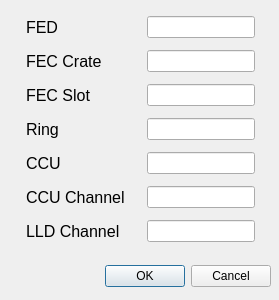
<?xml version="1.0" encoding="UTF-8"?>
<ui version="4.0">
 <class>AddSkipChannel</class>
 <widget class="QDialog" name="AddSkipChannel">
  <property name="geometry">
   <rect>
    <x>0</x>
    <y>0</y>
    <width>279</width>
    <height>300</height>
   </rect>
  </property>
  <property name="windowTitle">
   <string>Add Skip Channel</string>
  </property>
  <widget class="QDialogButtonBox" name="buttonBox">
   <property name="geometry">
    <rect>
     <x>-10</x>
     <y>260</y>
     <width>281</width>
     <height>32</height>
    </rect>
   </property>
   <property name="orientation">
    <enum>Qt::Horizontal</enum>
   </property>
   <property name="standardButtons">
    <set>QDialogButtonBox::Cancel|QDialogButtonBox::Ok</set>
   </property>
  </widget>
  <widget class="QWidget" name="gridLayoutWidget">
   <property name="geometry">
    <rect>
     <x>10</x>
     <y>10</y>
     <width>261</width>
     <height>241</height>
    </rect>
   </property>
   <layout class="QGridLayout" name="gridLayout">
    <item row="1" column="0">
     <widget class="QLabel" name="lblFed">
      <property name="sizePolicy">
       <sizepolicy hsizetype="Maximum" vsizetype="Preferred">
        <horstretch>0</horstretch>
        <verstretch>0</verstretch>
       </sizepolicy>
      </property>
      <property name="font">
       <font>
        <pointsize>12</pointsize>
       </font>
      </property>
      <property name="text">
       <string>FED</string>
      </property>
     </widget>
    </item>
    <item row="4" column="0">
     <widget class="QLabel" name="lblFec">
      <property name="sizePolicy">
       <sizepolicy hsizetype="Maximum" vsizetype="Preferred">
        <horstretch>0</horstretch>
        <verstretch>0</verstretch>
       </sizepolicy>
      </property>
      <property name="font">
       <font>
        <pointsize>12</pointsize>
       </font>
      </property>
      <property name="text">
       <string>FEC Slot</string>
      </property>
     </widget>
    </item>
    <item row="5" column="0">
     <widget class="QLabel" name="lblRing">
      <property name="sizePolicy">
       <sizepolicy hsizetype="Maximum" vsizetype="Preferred">
        <horstretch>0</horstretch>
        <verstretch>0</verstretch>
       </sizepolicy>
      </property>
      <property name="font">
       <font>
        <pointsize>12</pointsize>
       </font>
      </property>
      <property name="text">
       <string>Ring</string>
      </property>
     </widget>
    </item>
    <item row="6" column="0">
     <widget class="QLabel" name="lblCcu">
      <property name="sizePolicy">
       <sizepolicy hsizetype="Maximum" vsizetype="Preferred">
        <horstretch>0</horstretch>
        <verstretch>0</verstretch>
       </sizepolicy>
      </property>
      <property name="font">
       <font>
        <pointsize>12</pointsize>
       </font>
      </property>
      <property name="text">
       <string>CCU</string>
      </property>
     </widget>
    </item>
    <item row="7" column="0">
     <widget class="QLabel" name="lblCcuChan">
      <property name="sizePolicy">
       <sizepolicy hsizetype="Maximum" vsizetype="Preferred">
        <horstretch>0</horstretch>
        <verstretch>0</verstretch>
       </sizepolicy>
      </property>
      <property name="font">
       <font>
        <pointsize>12</pointsize>
       </font>
      </property>
      <property name="text">
       <string>CCU Channel</string>
      </property>
     </widget>
    </item>
    <item row="1" column="1">
     <widget class="QLineEdit" name="lineFed">
      <property name="sizePolicy">
       <sizepolicy hsizetype="Fixed" vsizetype="Fixed">
        <horstretch>0</horstretch>
        <verstretch>0</verstretch>
       </sizepolicy>
      </property>
     </widget>
    </item>
    <item row="4" column="1">
     <widget class="QLineEdit" name="lineFec">
      <property name="sizePolicy">
       <sizepolicy hsizetype="Fixed" vsizetype="Fixed">
        <horstretch>0</horstretch>
        <verstretch>0</verstretch>
       </sizepolicy>
      </property>
     </widget>
    </item>
    <item row="6" column="1">
     <widget class="QLineEdit" name="lineCcu">
      <property name="sizePolicy">
       <sizepolicy hsizetype="Fixed" vsizetype="Fixed">
        <horstretch>0</horstretch>
        <verstretch>0</verstretch>
       </sizepolicy>
      </property>
     </widget>
    </item>
    <item row="7" column="1">
     <widget class="QLineEdit" name="lineCcuChan">
      <property name="sizePolicy">
       <sizepolicy hsizetype="Fixed" vsizetype="Fixed">
        <horstretch>0</horstretch>
        <verstretch>0</verstretch>
       </sizepolicy>
      </property>
     </widget>
    </item>
    <item row="5" column="1">
     <widget class="QLineEdit" name="lineRing">
      <property name="sizePolicy">
       <sizepolicy hsizetype="Fixed" vsizetype="Fixed">
        <horstretch>0</horstretch>
        <verstretch>0</verstretch>
       </sizepolicy>
      </property>
     </widget>
    </item>
    <item row="8" column="0">
     <widget class="QLabel" name="lblLLDChan">
      <property name="font">
       <font>
        <pointsize>12</pointsize>
       </font>
      </property>
      <property name="text">
       <string>LLD Channel</string>
      </property>
     </widget>
    </item>
    <item row="8" column="1">
     <widget class="QLineEdit" name="lineLLDChan">
      <property name="sizePolicy">
       <sizepolicy hsizetype="Fixed" vsizetype="Fixed">
        <horstretch>0</horstretch>
        <verstretch>0</verstretch>
       </sizepolicy>
      </property>
     </widget>
    </item>
    <item row="3" column="0">
     <widget class="QLabel" name="lblCrate">
      <property name="font">
       <font>
        <pointsize>12</pointsize>
       </font>
      </property>
      <property name="text">
       <string>FEC Crate</string>
      </property>
     </widget>
    </item>
    <item row="3" column="1">
     <widget class="QLineEdit" name="lineCrate">
      <property name="sizePolicy">
       <sizepolicy hsizetype="Fixed" vsizetype="Fixed">
        <horstretch>0</horstretch>
        <verstretch>0</verstretch>
       </sizepolicy>
      </property>
     </widget>
    </item>
   </layout>
  </widget>
 </widget>
 <resources/>
 <connections>
  <connection>
   <sender>buttonBox</sender>
   <signal>accepted()</signal>
   <receiver>AddSkipChannel</receiver>
   <slot>accept()</slot>
   <hints>
    <hint type="sourcelabel">
     <x>248</x>
     <y>254</y>
    </hint>
    <hint type="destinationlabel">
     <x>157</x>
     <y>274</y>
    </hint>
   </hints>
  </connection>
  <connection>
   <sender>buttonBox</sender>
   <signal>rejected()</signal>
   <receiver>AddSkipChannel</receiver>
   <slot>reject()</slot>
   <hints>
    <hint type="sourcelabel">
     <x>316</x>
     <y>260</y>
    </hint>
    <hint type="destinationlabel">
     <x>286</x>
     <y>274</y>
    </hint>
   </hints>
  </connection>
 </connections>
</ui>
